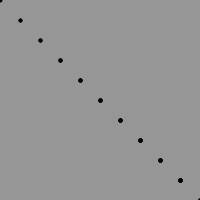
Frame 1 (no input)
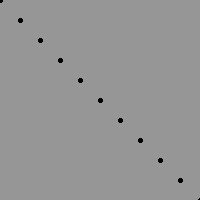
Frame 60 (the mouse pressed at the canvas centre just before this capture)
Frame 120 (the mouse held since frame 60 and released just before this capture): identical to frame 60, image omitted

The Processing sketch that drew these frames (run headless with seeded random() and noise(); from frame 60 on, the mouse is pressed at the canvas centre):

// Processing sketch: processing_93134
// ── processing_93134.pde

//Emanuele S. Reis - Exercicio diagonal

void setup (){
  size(200,200);
  background (150);
} 
  void draw (){
    fill (0);
    strokeWeight (4);{
       for (int mouseX=0; mouseX<200; mouseX=mouseX+20)
       for (int mouseY=0; mouseY<200; mouseY=mouseY+20)
  point (mouseX+mouseY, mouseY+mouseX);
  }
  
  }
